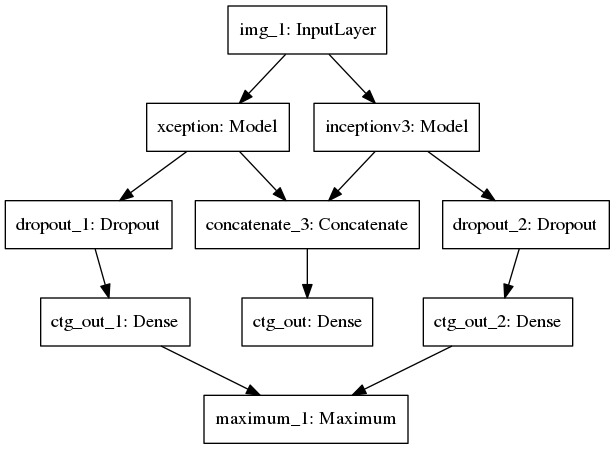

This figure's Python source:
# @author: [email redacted]
# @date:   20170925
# @brief:  fine-tuning on xception and inception v3

import os
import numpy as np

os.environ["CUDA_DEVICE_ORDER"] = "PCI_BUS_ID"  # see issue #152
os.environ["CUDA_VISIBLE_DEVICES"] = "0"
from keras import Input
from keras.applications import Xception, InceptionV3
from keras.callbacks import EarlyStopping, ModelCheckpoint, ReduceLROnPlateau
from keras.layers import Dense, Dropout, concatenate, maximum
from keras.models import Model, load_model
from keras.optimizers import SGD
from keras.preprocessing.image import ImageDataGenerator
from keras.utils import plot_model

train_datagen = ImageDataGenerator(
    rescale=1. / 255,
    shear_range=0.2,
    width_shift_range=0.4,
    height_shift_range=0.4,
    rotation_range=90,
    zoom_range=0.7,
    horizontal_flip=True,
    vertical_flip=True)

test_datagen = ImageDataGenerator(rescale=1. / 255)

batch_size = 48
train_generator = train_datagen.flow_from_directory(
    '/home/lixihua/datas/dogs_recognition/keras_train',
    target_size=(299, 299),
    # batch_size=1,
    batch_size=batch_size,
    class_mode='categorical')

validation_generator = test_datagen.flow_from_directory(
    '/home/lixihua/datas/dogs_recognition/keras_valid',
    target_size=(299, 299),
    # batch_size=1,
    batch_size=batch_size,
    class_mode='categorical')


def triple_generator(generator):
    while True:
        x, y = generator.next()
        yield x, [y, y, y, y]


early_stopping = EarlyStopping(monitor='val_loss', patience=3)
auto_lr = ReduceLROnPlateau(monitor='val_loss', factor=0.1, patience=3, verbose=0, mode='auto', epsilon=0.0001, cooldown=0, min_lr=0)

if os.path.exists('dog_single_xception.h5'):
    model = load_model('dog_single_xception.h5')
else:
    # create the base pre-trained model
    input_tensor = Input(shape=(299, 299, 3))
    base_model1 = Xception(include_top=True, weights='imagenet', input_tensor=None, input_shape=None)
    base_model1 = Model(inputs=[base_model1.input], outputs=[base_model1.get_layer('avg_pool').output], name='xception')

    base_model2 = InceptionV3(include_top=True, weights='imagenet', input_tensor=None, input_shape=None)
    base_model2 = Model(inputs=[base_model2.input], outputs=[base_model2.get_layer('avg_pool').output], name='inceptionv3')

    img1 = Input(shape=(299, 299, 3), name='img_1')

    feature1 = base_model1(img1)
    feature2 = base_model2(img1)

    # let's add a fully-connected layer
    category_predict1 = Dense(100, activation='softmax', name='ctg_out_1')(
        Dropout(0.5)(
            feature1
        )
    )

    category_predict2 = Dense(100, activation='softmax', name='ctg_out_2')(
        Dropout(0.5)(
            feature2
        )
    )

    category_predict = Dense(100, activation='softmax', name='ctg_out')(
        concatenate([feature1, feature2])
    )
    max_category_predict = maximum([category_predict1, category_predict2])

    model = Model(inputs=[img1], outputs=[category_predict1, category_predict2, category_predict, max_category_predict])

    # model.save('dog_xception.h5')
    plot_model(model, to_file='single_model.png')
    # first: train only the top layers (which were randomly initialized)
    # i.e. freeze all convolutional InceptionV3 layers
    for layer in base_model1.layers:
        layer.trainable = False

    for layer in base_model2.layers:
        layer.trainable = False

    # compile the model (should be done *after* setting layers to non-trainable)
    model.compile(optimizer='nadam',
                  loss={
                      'ctg_out_1': 'categorical_crossentropy',
                      'ctg_out_2': 'categorical_crossentropy',
                      'ctg_out': 'categorical_crossentropy',
                      'maximum_1': 'categorical_crossentropy'
                  },
                  metrics=['accuracy'])
    # model = make_parallel(model, 3)
    # train the model on the new data for a few epochs

    model.fit_generator(triple_generator(train_generator),
                        steps_per_epoch=16500 / batch_size + 1,
                        epochs=30,
                        validation_data=triple_generator(validation_generator),
                        validation_steps=1800 / batch_size + 1,
                        callbacks=[early_stopping, auto_lr])
    model.save('dog_single_xception.h5')
# at this point, the top layers are well trained and we can start fine-tuning
# convolutional layers from inception V3. We will freeze the bottom N layers
# and train the remaining top layers.

# let's visualize layer names and layer indices to see how many layers
# we should freeze:
for i, layer in enumerate(model.layers):
    print(i, layer.name)

# we chose to train the top 2 inception blocks, i.e. we will freeze
# the first 172 layers and unfreeze the rest:
cur_base_model = model.layers[1]
for layer in cur_base_model.layers[:105]:
    layer.trainable = False
for layer in cur_base_model.layers[105:]:
    layer.trainable = True

cur_base_model = model.layers[2]
for layer in cur_base_model.layers[:262]:
    layer.trainable = False
for layer in cur_base_model.layers[262:]:
    layer.trainable = True

# we need to recompile the model for these modifications to take effect
# we use SGD with a low learning rate

model.compile(optimizer=SGD(lr=0.0001, momentum=0.9),
              loss={
                      'ctg_out_1': 'categorical_crossentropy',
                      'ctg_out_2': 'categorical_crossentropy',
                      'ctg_out': 'categorical_crossentropy',
                      'maximum_1': 'categorical_crossentropy'
                  },
              metrics=['accuracy'])
batch_size = batch_size * 3 / 4
train_generator = test_datagen.flow_from_directory(
    '/home/lixihua/datas/dogs_recognition/keras_train',
    target_size=(299, 299),
    # batch_size=1,
    batch_size=batch_size,
    class_mode='categorical')
validation_generator = test_datagen.flow_from_directory(
    '/home/lixihua/datas/dogs_recognition/keras_valid',
    target_size=(299, 299),
    # batch_size=1,
    batch_size=batch_size,
    class_mode='categorical')

# we train our model again (this time fine-tuning the top 2 inception blocks
# alongside the top Dense layers
save_model = ModelCheckpoint('xception-tuned{epoch:02d}-{val_ctg_out_acc:.2f}.h5')
model.fit_generator(triple_generator(train_generator),
                    steps_per_epoch=16500 / batch_size + 1,
                    epochs=30,
                    validation_data=triple_generator(validation_generator),
                    validation_steps=1800 / batch_size + 1,
                    callbacks=[early_stopping, auto_lr, save_model])  # otherwise the generator would loop indefinitely
model.save('dog_single_xception_tuned.h5')

